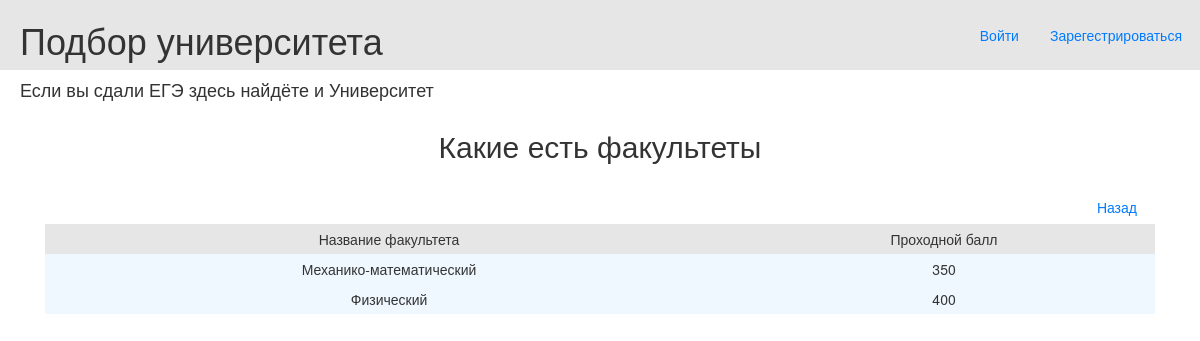
Page /faculties/1 on the committed database.
### data/faculties.py (models this page shows)
class Faculties(SqlAlchemyBase, SerializerMixin):
    __tablename__ = 'faculties'
    id = sqlalchemy.Column(sqlalchemy.Integer,
                           primary_key=True, autoincrement=True)
    name = sqlalchemy.Column(sqlalchemy.String, nullable=True)
    university_id = sqlalchemy.Column(sqlalchemy.String, nullable=True)
    score = sqlalchemy.Column(sqlalchemy.Integer, nullable=True)

### main.py (the view)
@app.route('/faculties/<int:id>')
def faculties(id):
    universities = db_sess.query(Faculties).filter(Faculties.university_id == id)
    return render_template('faculties.html', title='Журнал факультетов', universities=universities)

### templates/faculties.html
{% extends 'base.html' %}
{% block content %}
    <h2 align="center">Какие есть факультеты</h2>
    <a class="btn btn-outline-primary" href="http://localhost:5000/">Назад</a>
        <table class="tbl">
            <tr class="mn">
                <td>Название факультета</td>
                <td>Проходной балл</td>
            </tr>
            {% for universiti in universities %}
            <tr>
                <td>{{ universiti.name }}</td>
                <td>{{ universiti.score }}</td>
            </tr>
            {% endfor %}
        </table>
{% endblock %}

### static/css/style.css (style rules this page uses)
tr.mn { text-align: center; background-color: #e6e6e6; }
.tbl { width: 100%; text-align: center; background-color: aliceblue; line-height: 30px; }
a { display: inline-block; float: right; margin-right: 5px; margin-top: 1.25em; }

### rows in the picture
Faculties: name "Механико-математический", score "350"
Faculties: name "Физический", score "400"
